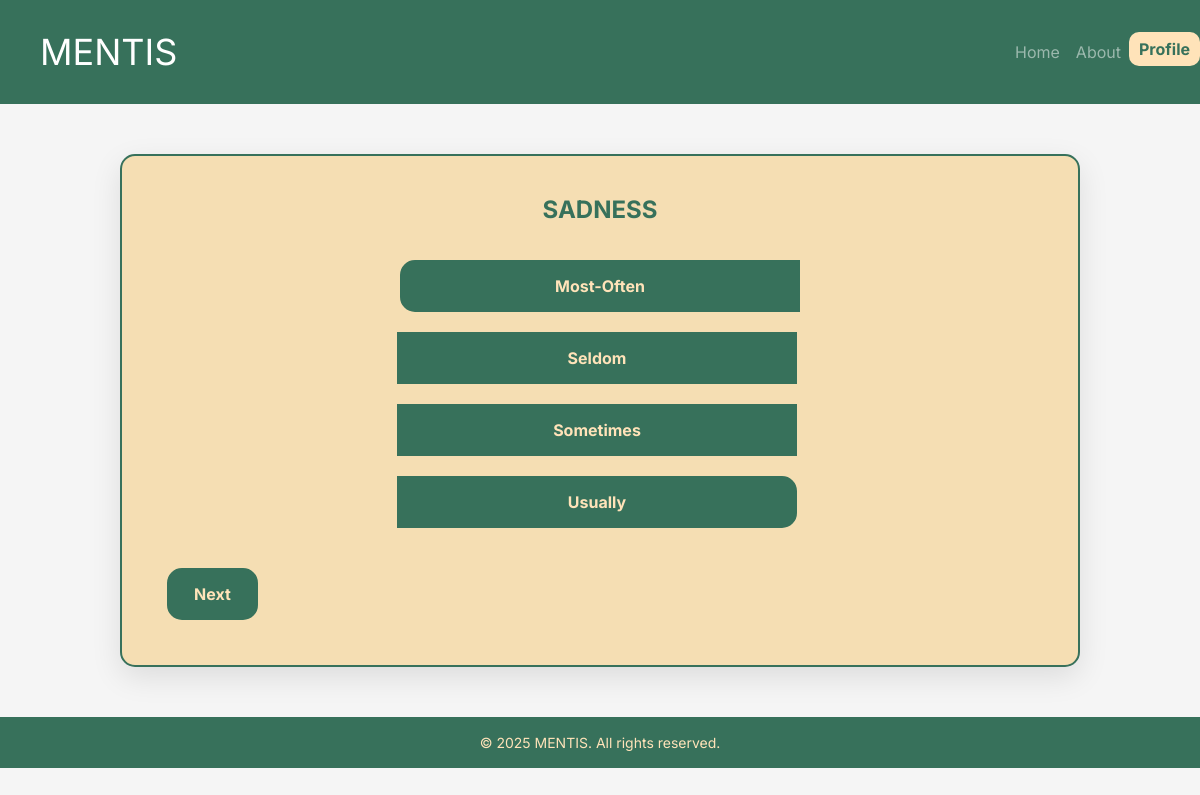
/questions/, run on an earlier commit of the app's database.
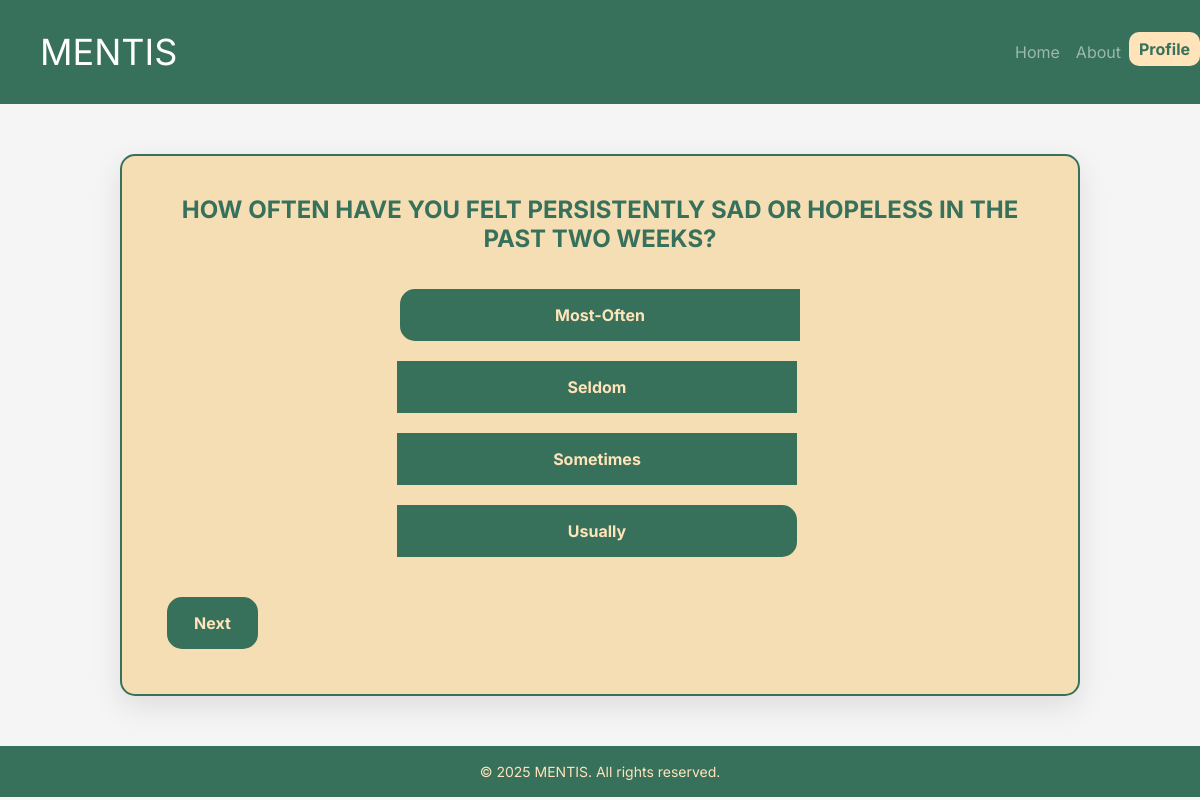
And on a later commit of the database.
### MENTES/models.py (models this page shows, shortened)
class Question(models.Model):
    question_text = models.CharField(max_length=255)
    created_at = models.DateTimeField(auto_now_add=True)

### MENTES/views.py (the view)
# urls.py: path('questions/',quest_and_answer,name='question')
def quest_and_answer(request):
    questions = Question.objects.all()
    answers = Answer.objects.values('answer_text', 'question').distinct()
    sorted_answers = sorted(answers, key=lambda x: x['answer_text'])
    print(list(sorted_answers))
    context = {
        'Question':questions,
        'Answers':sorted_answers
    }
    return render(request=request,template_name='questions.html',context=context)

### MENTES/templates/questions.html (shortened to what this page needs)
{% load static %}
<!DOCTYPE html>
<html lang="en">
<head>
    <link href="https://stackpath.bootstrapcdn.com/bootstrap/4.5.2/css/bootstrap.min.css" rel="stylesheet">
</head>
<body>
    <nav class="navbar navbar-expand-lg navbar-dark">
        <a class="navbar-brand" href="{% url 'home:home' %}">MENTIS</a>
        <div class="collapse navbar-collapse" id="navbarNav">
            <ul class="navbar-nav ml-auto">
                <li class="nav-item"><a class="nav-link" href="{% url 'home:home' %}">Home</a></li>
                <li class="nav-item"><a class="nav-link" href="{% url 'home:about' %}">About</a></li>
                <li class="nav-item"><a class="nav-link" href="{% url 'accounts:profile' %}">Profile</a></li>
            </ul>
        </div>
    </nav>
    <section class="content" id="questions-container">
        {% for question in Question %}
        <div class="form-group question" id="question{{ question.id }}" style="{% if forloop.first %}display: block;{% else %}display: none;{% endif %}">
            <h2>{{ question.question_text }}</h2>
            <div class="btn-group">
                {% for answer in Answers %}
                {% if question.id == answer.question %}
                <button type="button" class="btn">{{ answer.answer_text }}</button>
                {% endif %}
                {% endfor %}
            </div>
        </div>
        {% endfor %}
        <div class="nav-buttons">
            <button type="button" id="nextBtn" class="btn" onclick="nextQuestion()">Next</button>
        </div>
    </section>
    <footer>
        <p>&copy; 2025 MENTIS. All rights reserved.</p>
    </footer>
</body>
</html>

### MENTES/templates/questions.html (style rules this page uses)
body { background-color: #f5f5f5; font-family: "Inter", serif; margin: 0; padding: 0; color: rgba(55, 113, 91, 1); }
.navbar { background-color: rgba(55, 113, 91, 1); padding: 20px 0; }
.navbar-brand { color: rgba(255, 227, 185, 1); font-size: 36px; padding-left: 40px; font-family: "Inter", serif; }
.nav-link { color: #f5deb3; font-family: "Inter", serif; }
.navbar-nav .nav-item:last-child .nav-link { background-color: rgba(255, 227, 185, 1); color: rgba(55, 113, 91, 1); border-radius: 10px; padding: 5px 10px; font-weight: bold; transition: all 0.3s ease; }
.content { background-color: #f5deb3; margin: 50px auto; padding: 40px; border-radius: 15px; box-shadow: 0px 10px 30px rgba(0, 0, 0, 0.1); text-align: center; width: 80%; border: 2px solid rgba(55, 113, 91, 1); overflow: hidden; }
.content h2 { color: rgba(55, 113, 91, 1); margin-bottom: 30px; font-size: 24px; font-weight: bold; text-transform: uppercase; word-wrap: break-word; }
.btn-group { display: flex; flex-direction: column; gap: 10px; align-items: center; }
.btn-group .btn { width: 100%; max-width: 400px; word-wrap: break-word; }
.form-group { margin-bottom: 20px; }
.btn { background-color: rgba(55, 113, 91, 1); color: rgba(255, 227, 185, 1); border-radius: 15px; font-size: 16px; font-weight: bold; padding: 12px 25px; border: 2px solid rgba(55, 113, 91, 1); transition: all 0.3s ease; cursor: pointer; font-family: "Inter", serif; margin: 5px; }
.nav-buttons { margin-top: 30px; display: flex; justify-content: space-between; gap: 20px; }
footer { background-color: rgba(55, 113, 91, 1); color: rgba(255, 227, 185, 1); text-align: center; padding: 15px 0; margin-top: 30px; font-family: "Inter", serif; }
footer p { margin: 0; font-size: 14px; }

What changed in the data, as far as the page shows it:
changed Question: question_text "SADNESS" → "HOW OFTEN HAVE YOU FELT PERSISTENTLY SAD OR HOPELESS IN THE PAST TWO WEEKS?"
